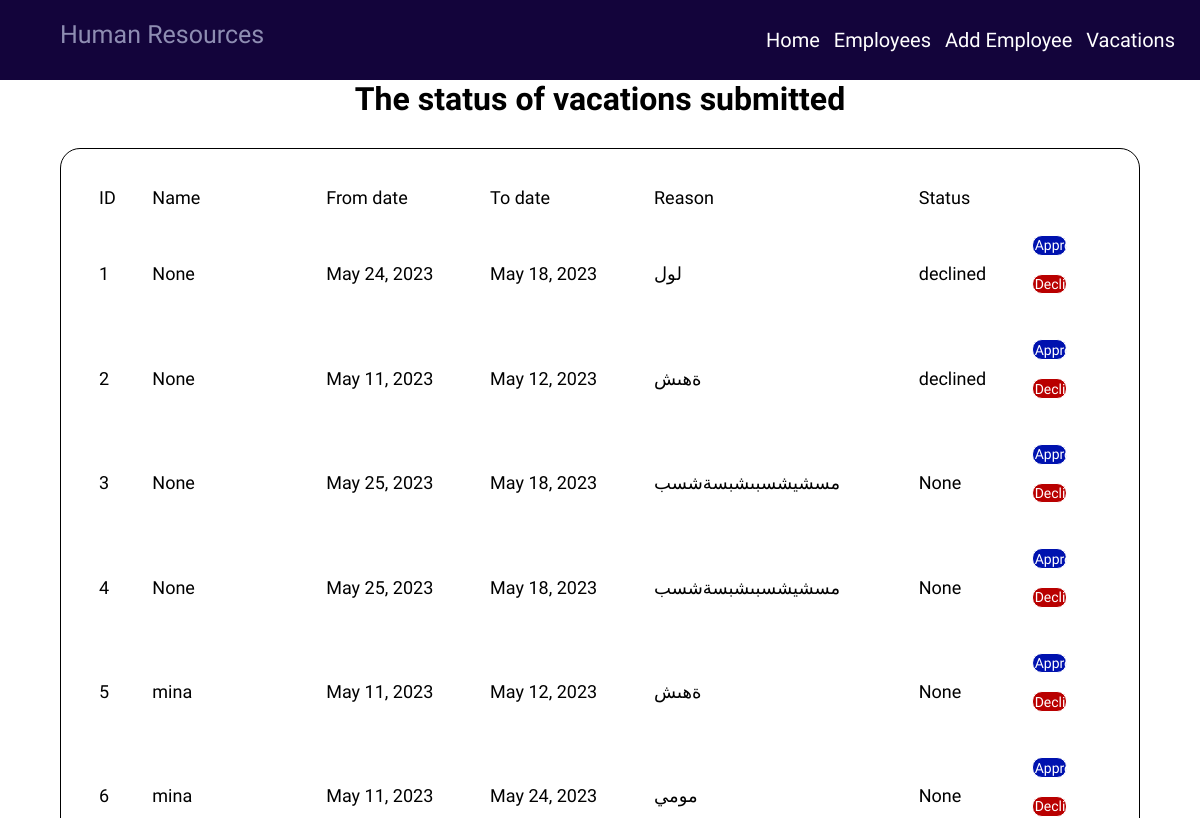
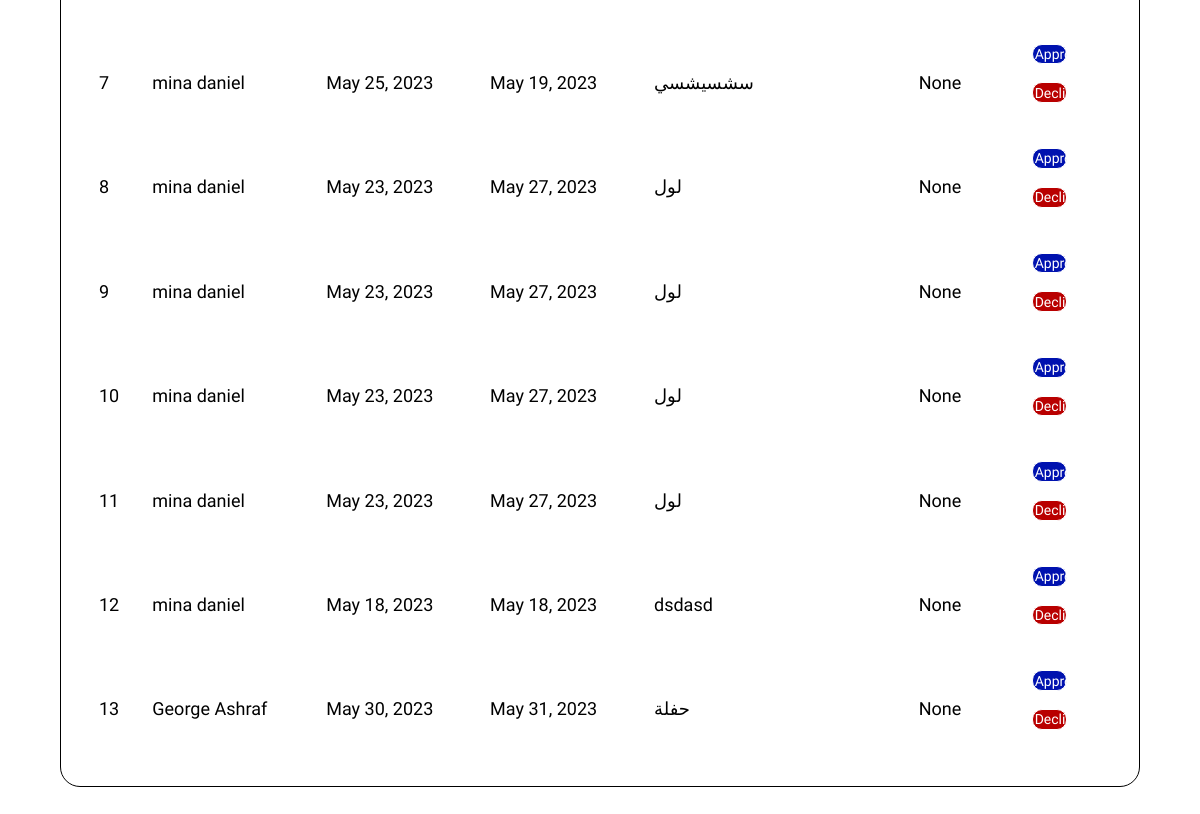
Page /Employees/vacations on the earlier database version (2 pictures, top to bottom).
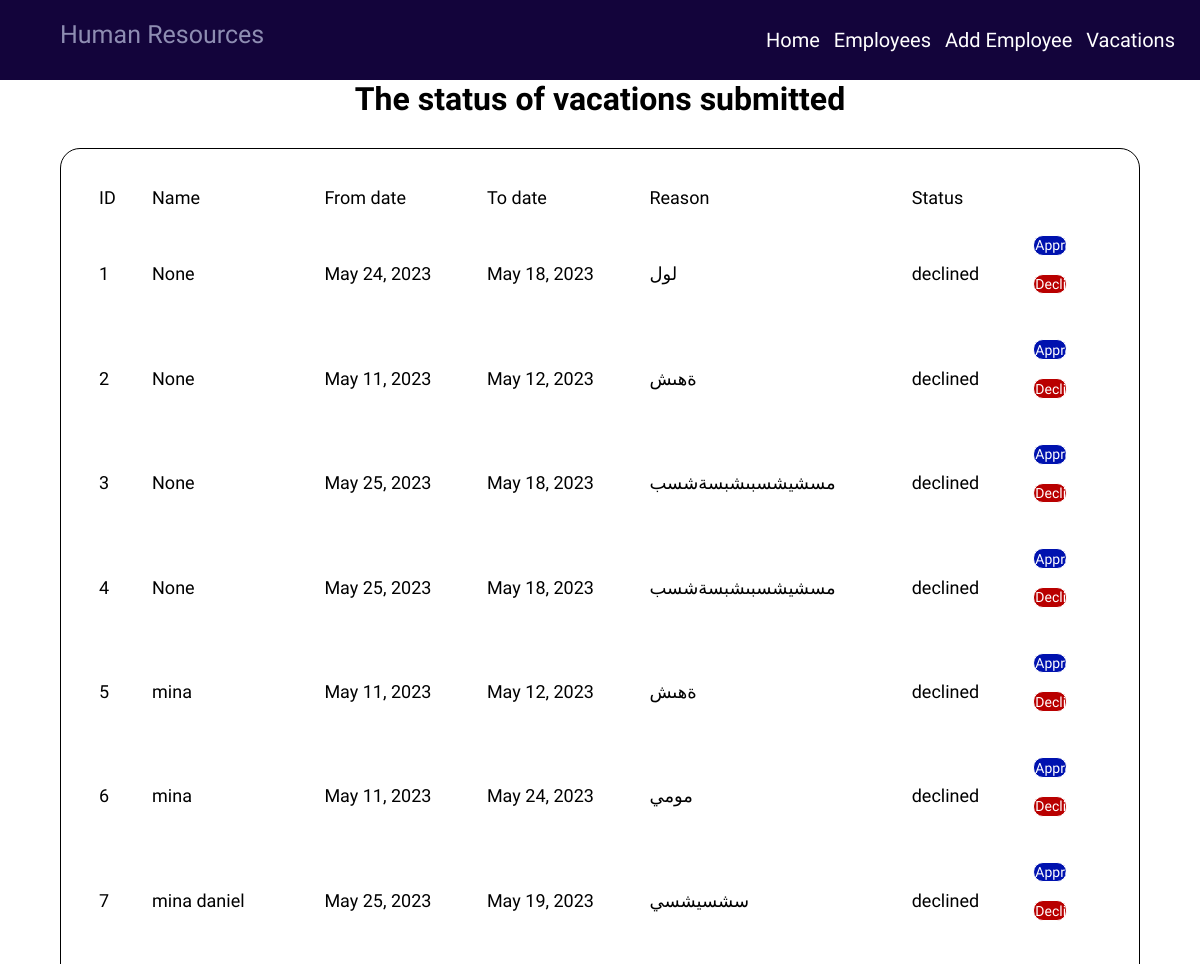
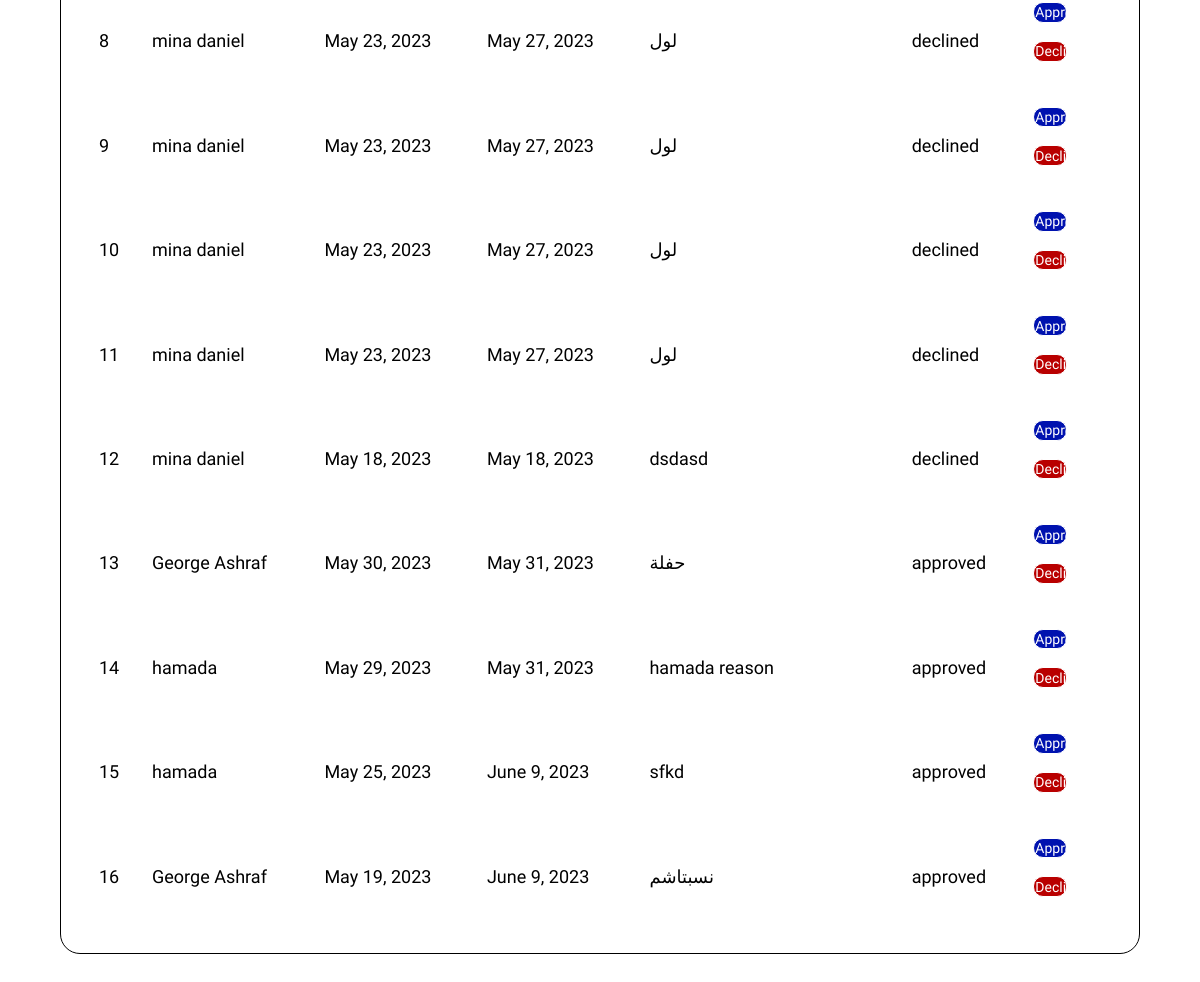
Same page on the later database version (2 pictures, top to bottom).
### Employees/models.py (models this page shows, shortened)
class Vacation_Employee(models.Model):
    employee = models.ForeignKey(Employees, on_delete=models.CASCADE)
    name = models.CharField(max_length=255, null=True)
    from_date = models.DateField(max_length=255, null=True)
    to_date = models.DateField(max_length=255, null=True)
    reason = models.CharField(max_length=1000, null=True)
    status=models.CharField(max_length=255,null=True)

### Employees/views.py (the view)
# urls.py: path('vacations', views.vacations, name='vacations'),
def vacations(request):
    myvacations = Vacation_Employee.objects.all().values()
    template = loader.get_template('vacations-table.html')
    context = { 'myvacations':myvacations }
    return HttpResponse(template.render(context, request))

### Employees/Templates/vacations-table.html (shortened to what this page needs)
<html>
    <head>
        {% load static %}
        <link rel="stylesheet" href="{% static 'vacations.css' %}"/>
        <link rel="stylesheet" href="{% static 'home.css' %}"/>
    </head>
    <body>
        <nav  >
            <label for="Logo" >Human Resources</label>
            <ul>
                <li><a href="home.html">Home</a></li>
                <li><a href="{% url 'employees'%}">Employees</a></li>
                <li><a href="{% url 'add-Employee' %}">Add Employee</a></li>
                <li><a href="{% url 'vacations'%}">Vacations</a></li>
            </ul>
        </nav>
        <center><h1><b>The status of vacations submitted</b></h1></center>
        <table>
            <thead>
                <tr>
                    <b><td>ID</td></b>
                    <b><td>Name</td></b>
                    <b><td>From date</td></b>
                    <b><td>To date</td></b>
                    <b><td>Reason</td></b>
                    <b><td>Status</td></b>
                </tr>
            </thead>
            <tbody>
                {% for x in myvacations %}
                <tr class="data">
                  <td>{{ x.id }}</td>
                  <td>{{ x.name }}</td>
                  <td>{{ x.from_date }}</td>
                  <td>{{ x.to_date }}</td>
                  <td>{{ x.reason }}</td>
                  <td>{{ x.status }}</td>
                  <td>
                    <div class="btn-group">
                      <form action="{% url 'approved_vacation' x.id %}" method="POST" class="approve-form">
                        <button type="submit" class="btn">Approve</button>
                      </form>
                    </div>
                    <div class="btn-group2">
                      <form action="{% url 'declined_vacation' x.id %}" method="POST" class="decline-form">
                        <button type="submit" class="btn">Decline</button>
                      </form>
                    </div>
                  </td>
                </tr>
                {% endfor %}
              </tbody>
        </table>
    </body>
</html>

### Employees/static/vacations.css (style rules this page uses)
* { font-family: 'Almarai', sans-serif; box-sizing: border-box; }
body { margin: 60px auto 20px auto; }
h1 { width: 90%; margin: auto; }
table { width: 90%; border: 1px solid; border-radius: 20px; border-spacing: 25px; font-size: large; padding: 1%; margin: 30px auto 60px auto; }
.btn-group button { border: 1px solid; width: 50%; border-radius: 10px; background-color: rgb(0, 18, 175); color: white; padding: 2%; font-size: 14px; cursor: pointer; text-align: center; text-decoration: none; outline: none; }
.btn-group2 button { border: 1px solid; width: 50%; border-radius: 10px; background-color: rgb(185, 0, 0); color: white; padding: 2%; font-size: 14px; cursor: pointer; text-align: center; text-decoration: none; outline: none; }

### Employees/static/home.css (style rules this page uses)
body { margin: 0px; }
nav { background-color: #13043b; height: 80px ; width: 100%; margin: 0;padding: 0; }
nav label { color: rgb(142, 141, 178); font-size: 25px; padding: 0 60px; line-height: 70px; }
nav ul { list-style: none; margin: 0; padding: 0; float: right; margin-right: 20px; }
nav li { display: inline-block; line-height: 80px; margin: 0 5px; }
nav a { color: white; text-decoration: none; font-size: 20px; }

Differences in the rows shown:
changed Vacation_Employee id 3: status "None" → "declined"
changed Vacation_Employee id 4: status "None" → "declined"
changed Vacation_Employee id 5: status "None" → "declined"
changed Vacation_Employee "مومي": status "None" → "declined"
changed Vacation_Employee "سشسيشسي": status "None" → "declined"
changed Vacation_Employee id 8: status "None" → "declined"
changed Vacation_Employee id 9: status "None" → "declined"
changed Vacation_Employee id 10: status "None" → "declined"
changed Vacation_Employee id 11: status "None" → "declined"
changed Vacation_Employee "dsdasd": status "None" → "declined"
changed Vacation_Employee "May 30, 2023": status "None" → "approved"
added Vacation_Employee: id "14", name "hamada", from_date "May 29, 2023", to_date "May 31, 2023", reason "hamada reason", status "approved"
added Vacation_Employee: id "15", name "hamada", from_date "May 25, 2023", to_date "June 9, 2023", reason "sfkd", status "approved"
added Vacation_Employee: id "16", name "George Ashraf", from_date "May 19, 2023", to_date "June 9, 2023", reason "نسبتاشم", status "approved"
